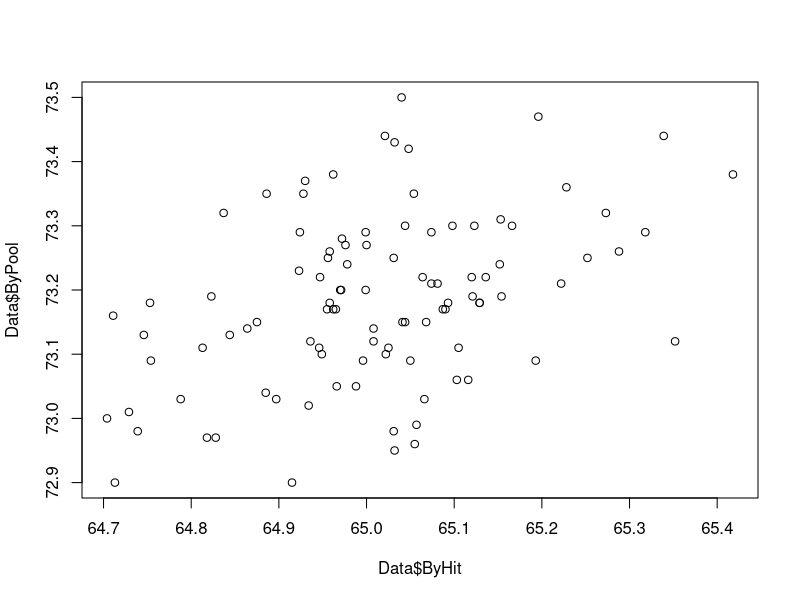

This chart was generated by the following R code:
pmaxle <- function(Pool, Num, Max){
  if(Max < Num) return(0)
  else prod(Max:(Max - Num + 1)) / prod(Pool:(Pool - Num + 1))
}

pmaxeq <- function(Pool, Num, Max){
  pmaxle(Pool, Num, Max) - pmaxle(Pool, Num, Max - 1)
}

calccombs <- function(Pool, Num, ordered = FALSE, chosen = NULL){
  if (length(chosen) == Num) return(chosen)
  else if (!is.null(chosen)) {
    if (ordered) i <- (1:Pool)[-chosen]
    else i <- (chosen[length(chosen)] + 1):Pool
  } else i <- c(1:Pool)
  if (sum(is.na((1:Pool)[i])) == 0){
    return(sapply((1:Pool)[i], FUN = function(X) calccombs(Pool, Num, ordered = ordered, chosen = c(chosen, X))))
  } else return(NULL)
}

FindCombs <- function(Pool, Num, ordered = FALSE){
  t(matrix(unlist(calccombs(Pool, Num, ordered)), nrow = Num))
}

NumCombs <- function(Pool, Num, ordered = FALSE){
  n <- prod(Pool:(Pool - Num + 1))
  if (ordered) d <- 1
  else d <- prod(1:Num)
  n/d
}

PullRand <- function(Pool, Num, replace = FALSE, chosen = NULL){
  if (replace || is.null(chosen)) x <- 1:Pool
  else x <- (1:Pool)[-chosen]
  choice <- x[ceiling(runif(1, 0, length(x)))]
  if (length(chosen) + 1 == Num) return(c(chosen, choice))
  else Recall(Pool, Num, replace, c(chosen, choice))
}

ChecksByPool <- function(Hits, Pool){
  length(Hits) * (max(Hits) - length(Hits)) + sum(1:length(Hits))
}

ChecksByHits <- function(Hits){
  sum(Hits)
}

GetExpecteds <- function(Pool, Num){
  sapply(X = (1:Pool), FUN = pmaxeq, Pool = Pool, Num = Num)
}
  
DoSim <- function(Pool, Num, reps){
  sim <- replicate(reps, PullRand(Pool, Num))
  list(ByPool = mean(apply(sim, MARGIN = 2, FUN = ChecksByPool, Pool = Pool)), ByHit = mean(apply(sim, MARGIN = 2, FUN = ChecksByHits)))
}

Pool <- 12
Count <- 10
Data <- data.frame(t(replicate(100, unlist(DoSim(Pool, Count, 1000)))))
lm(formula = ByHit ~ ByPool, Data)
lapply(Data, mean)
plot(Data$ByHit, Data$ByPool)
sum(GetExpecteds(Pool , Count)[Count:Pool] * sapply(Count:Pool, FUN = function(i) ChecksByPool(Hits = i:(i - Count + 1), Pool = Pool)))



